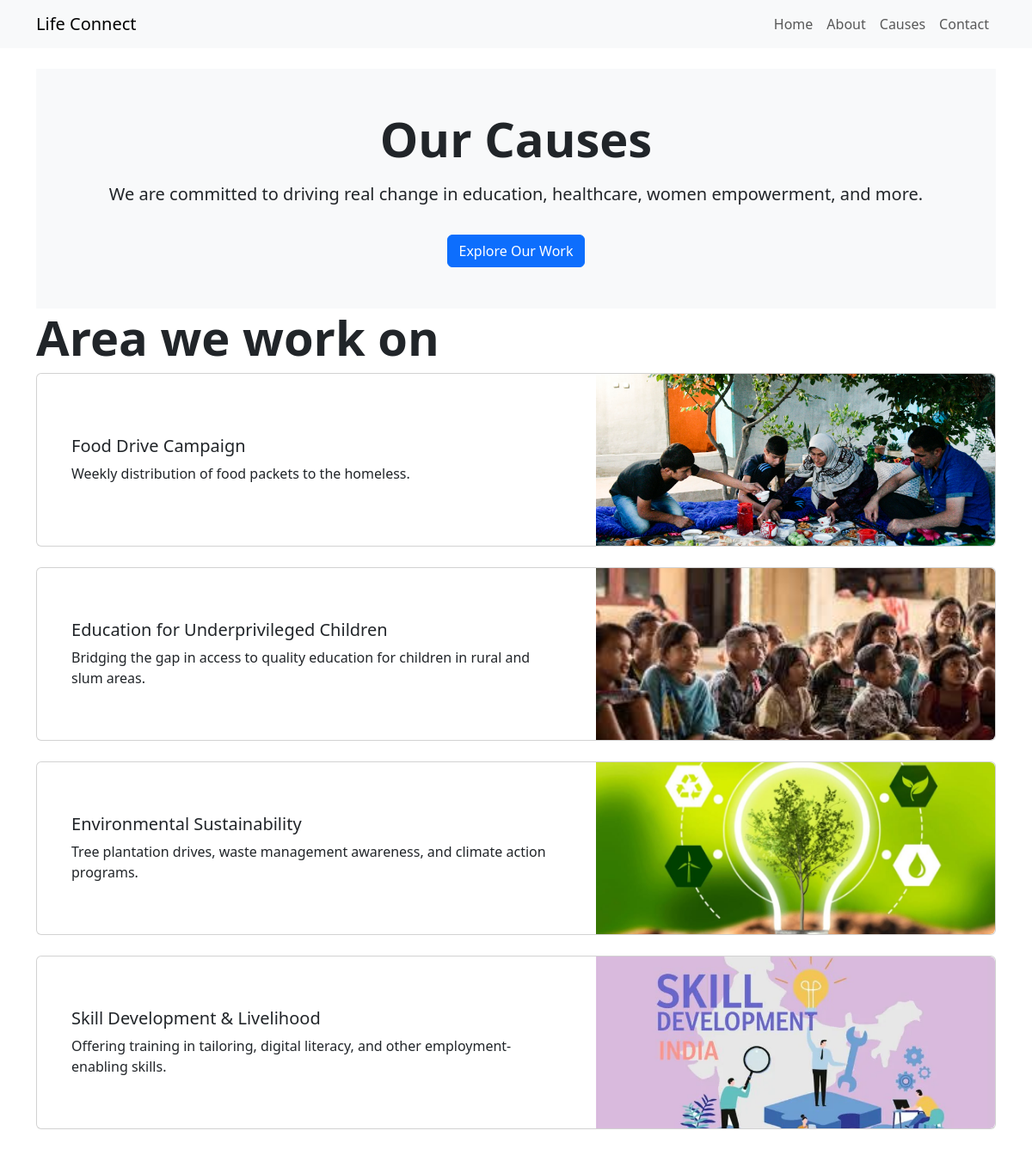
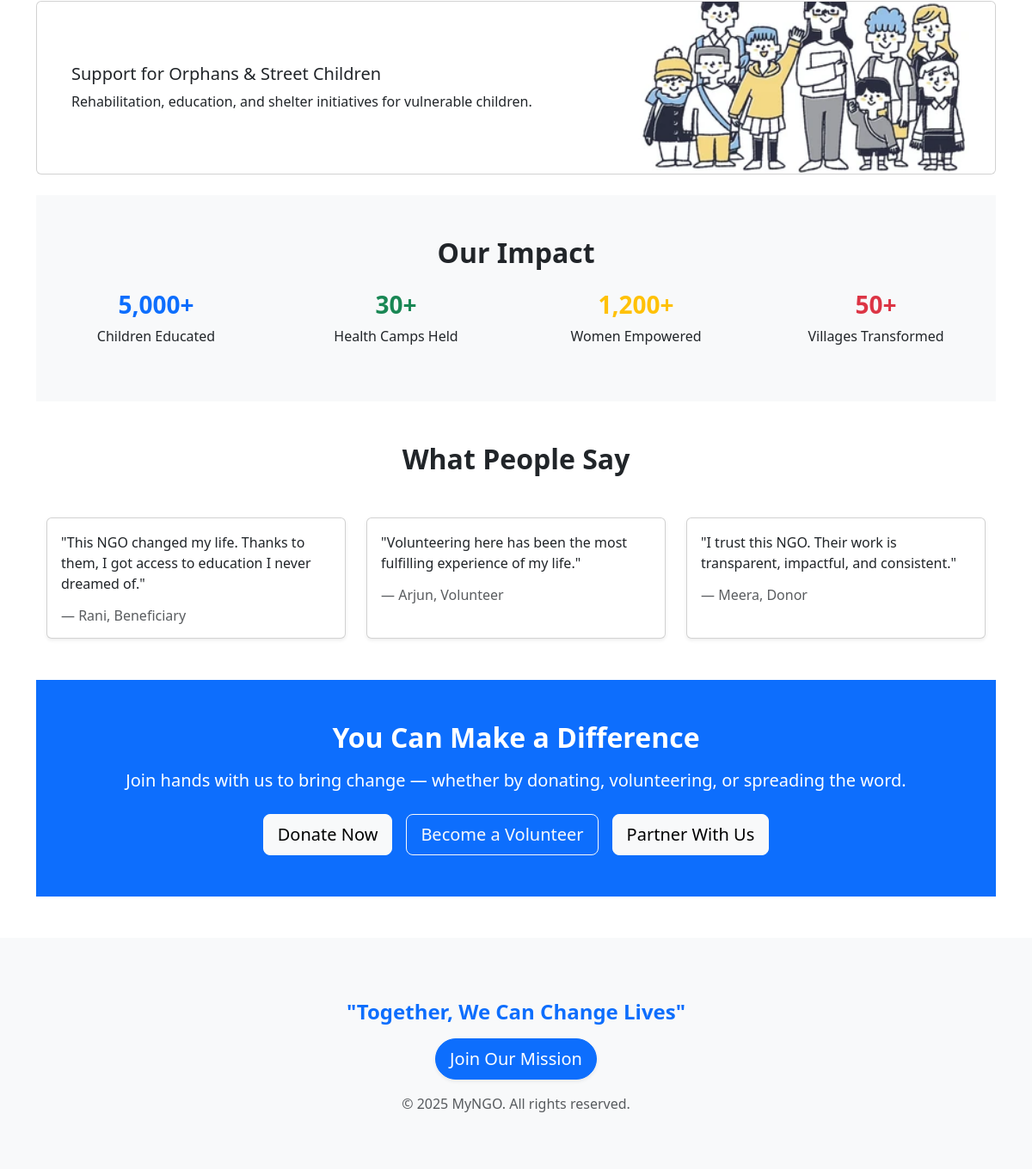
Page /causes/ on the committed database (2 pictures, top to bottom).
### ngo/models.py (models this page shows, shortened)
class Cause(models.Model):
    title = models.CharField(max_length=200)
    description = models.TextField()
    image = models.ImageField(upload_to='causes/', blank=True, null=True)

### ngo/views.py (the view)
# urls.py: path('causes/', views.causes, name='causes'),
def causes(request):
    all_causes = Cause.objects.all()
    return render(request, 'causes.html', {'causes': all_causes})

### ngo/templates/causes.html (shortened to what this page needs)
{% extends "base.html" %}
{% load static %}
{% block content %}
<section class="py-5 bg-light text-center">
  <div class="container">
    <h1 class="display-4 fw-bold">Our Causes</h1>
    <p class="lead mt-3">
      We are committed to driving real change in education, healthcare, women empowerment, and more.
    </p>
    <a href="#causes-list" class="btn btn-primary mt-3">Explore Our Work</a>
  </div>
</section>
    <h2 class="display-4 fw-bold">Area we work on </h2>
{% for cause in causes %}
  <div class="card mb-4">
    <div class="row g-0 d-flex align-items-center flex-column flex-lg-row-reverse">
      {% if cause.image %}
      <div class="col-lg-5 text-center">
        <img src="{{ cause.image.url }}" alt="{{ cause.title }}" class="img-fluid rounded-end w-100" />
      </div>
      {% endif %}
      <div class="col-lg-7 p-4">
        <div class="card-body">
          <h5 class="card-title">{{ cause.title }}</h5>
          <p class="card-text">{{ cause.description }}</p>
        </div>
      </div>
    </div>
  </div>
{% endfor %}
<section class="py-5 bg-light">
  <div class="container text-center">
    <h2 class="mb-4 fw-bold">Our Impact</h2>
    <div class="row g-4">
      <div class="col-md-3">
        <h3 class="fw-bold text-primary">5,000+</h3>
        <p>Children Educated</p>
      </div>
      <div class="col-md-3">
        <h3 class="fw-bold text-success">30+</h3>
        <p>Health Camps Held</p>
      </div>
      <div class="col-md-3">
        <h3 class="fw-bold text-warning">1,200+</h3>
        <p>Women Empowered</p>
      </div>
      <div class="col-md-3">
        <h3 class="fw-bold text-danger">50+</h3>
        <p>Villages Transformed</p>
      </div>
    </div>
  </div>
</section>
<section class="py-5 bg-white">
  <div class="container">
    <h2 class="text-center fw-bold mb-5">What People Say</h2>
    <div class="row g-4">
      <div class="col-md-4">
        <div class="card h-100 shadow-sm">
          <div class="card-body">
            <p class="card-text">"This NGO changed my life. Thanks to them, I got access to education I never dreamed of."</p>
            <h6 class="card-subtitle text-muted mt-3">— Rani, Beneficiary</h6>
          </div>
        </div>
      </div>
      <div class="col-md-4">
        <div class="card h-100 shadow-sm">
          <div class="card-body">
            <p class="card-text">"Volunteering here has been the most fulfilling experience of my life."</p>
            <h6 class="card-subtitle text-muted mt-3">— Arjun, Volunteer</h6>
          </div>
        </div>
      </div>
      <div class="col-md-4">
        <div class="card h-100 shadow-sm">
          <div class="card-body">
            <p class="card-text">"I trust this NGO. Their work is transparent, impactful, and consistent."</p>
            <h6 class="card-subtitle text-muted mt-3">— Meera, Donor</h6>
          </div>
        </div>
      </div>
    </div>
  </div>
</section>
<section class="py-5 bg-primary text-white text-center">
  <div class="container">
    <h2 class="fw-bold mb-3">You Can Make a Difference</h2>
    <p class="lead mb-4">Join hands with us to bring change — whether by donating, volunteering, or spreading the word.</p>
    <div class="d-flex justify-content-center gap-3 flex-wrap">
      <a href="/donate/" class="btn btn-light btn-lg">Donate Now</a>
      <a href="/about/" class="btn btn-outline-light btn-lg">Become a Volunteer</a>
      <a href="/contact/" class="btn btn-light btn-lg">Partner With Us</a>
    </div>
  </div>
</section>
{% endblock %}

### ngo/templates/base.html (shortened to what this page needs)
{% load static %}
<link rel="stylesheet" href="{% static 'css/about.css' %}">
<link rel="stylesheet" href="{% static 'css/causes.css' %}">
<!DOCTYPE html>
<html lang="en">
<head>
  <link href="https://cdn.jsdelivr.net/npm/bootstrap@5.3.3/dist/css/bootstrap.min.css" rel="stylesheet">
</head>
<body>
<nav class="navbar navbar-expand-lg navbar-light bg-light">
  <div class="container">
    <a class="navbar-brand" href="/">Life Connect</a>
    <div class="collapse navbar-collapse" id="navbarNav">
      <ul class="navbar-nav ms-auto">
        <li class="nav-item">
          <a class="nav-link" href="/">Home</a>
        </li>
        <li class="nav-item">
          <a class="nav-link" href="/about/">About</a>
        </li>
        <li class="nav-item">
          <a class="nav-link" href="/causes/">Causes</a>
        </li>
        <li class="nav-item">
          <a class="nav-link" href="/contact/">Contact</a>
        </li>
      </ul>
    </div>
  </div>
</nav>
<div class="container mt-4">
  {% block content %}{% endblock %}
</div>
   <footer class="footer py-5 mt-5 bg-light">
    <div class="container text-center mt-4">
            <h4 class="fw-bold text-primary mb-3">"Together, We Can Change Lives"</h4>
            <a href="/contact/" class="btn btn-primary btn-lg rounded-pill shadow-sm hover-lift">Join Our Mission</a>
            <p class="text-muted mt-3">&copy; 2025 MyNGO. All rights reserved.</p>
        </div>
</footer>
    <link href="https://cdn.jsdelivr.net/npm/bootstrap-icons@1.10.5/font/bootstrap-icons.css" rel="stylesheet">
</body>
</html>

### ngo/static/css/about.css (style rules this page uses)
body { font-family: 'Arial', sans-serif; background-color: #f8f9fa; }

### ngo/static/css/causes.css (style rules this page uses)
.card img { max-height: 200px; object-fit: cover; width: 100%; }

### rows in the picture
Cause: image (picture), title "Food Drive Campaign", description "Weekly distribution of food packets to the homeless."
Cause: image (picture), title "Education for Underprivileged Children", description "Bridging the gap in access to quality education for children in rural and slum areas."
Cause: image (picture), title "Environmental Sustainability", description "Tree plantation drives, waste management awareness, and climate action programs."
Cause: image (picture), title "Skill Development & Livelihood", description "Offering training in tailoring, digital literacy, and other employment-enabling skills."
Cause: image (picture), title "Support for Orphans & Street Children", description "Rehabilitation, education, and shelter initiatives for vulnerable children."
